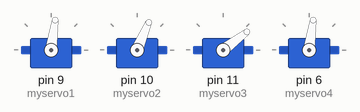
Simulated run of this sketch. Board: Arduino Uno, built with avr-gcc and run on an emulated ATmega328P. Shown: 4 × servo. What the sketch prints to the serial monitor is not drawn.

Above: at 0.05 s.
At 0.35 s:
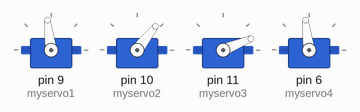
At 0.9 s:
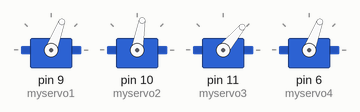
Timing chart, 0 to 3.0 s (numbered marks = the images above):
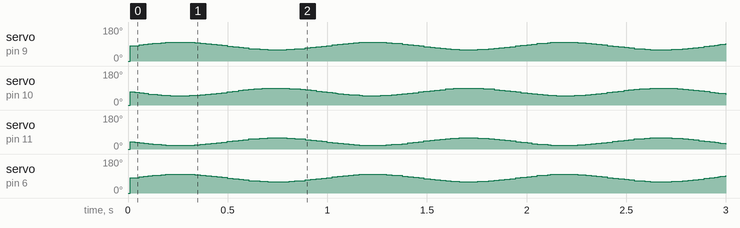

The sketch:

1Leg.ino
```cpp
#include <Servo.h>

Servo myservo1;
Servo myservo2;
Servo myservo3;
Servo myservo4;

int pos1 = 0;
int pos2 = 0;
int pos3 = 0;
int pos4 = 0;
float Funcion_0;
float Funcion_1;

//Tiempo..................................................INICIALIZACION
float Tiempo = 0.0;
float Tiempo_0 = 0.0;
float Tiempo_1 = 0.0;
float Vel_0 = 15.0;
float Vel_1 = 28.0;

void setup() {
  myservo1.attach(9);
  myservo2.attach(10);
  myservo3.attach(11);
  myservo4.attach(6);
  Serial.begin(9600);

  // TIMER 2 for interrupt frequency 20 Hz:
  TCCR2A = 0;
  TCCR2B = 0;
  TCNT2  = 0;
  OCR2A = 12499;
  TCCR2B |= (1 << WGM21);
  TCCR2B |= (0 << CS22) | (1 << CS21) | (1 << CS20);
  TIMSK2 |= (1 << OCIE2A);

}

ISR(TIMER2_COMPA_vect) {
  Tiempo = Tiempo + 0.05;
  Tiempo_0 = Tiempo / Vel_0;
  Tiempo_1 = Tiempo / Vel_1;
  if (Tiempo == 100.0) {
    Tiempo = 0.0;
  }
}

void loop() {

  myservo1.write(pos1);
  myservo2.write(pos2);
  myservo3.write(pos3);
  myservo4.write(pos4);
  Funcion_0 = 0.5 + (0.5 * sin(Tiempo_0));
  pos1 = 60 + (40 * Funcion_0);
  pos2 = 90 - (40 * Funcion_0);
  pos3 = 60 - (40 * Funcion_0);
  pos4 = 60 + (40 * Funcion_0);
  Serial.print(pos1);
  Serial.print(",");
  Serial.print(pos2);
  Serial.print(",");
  Serial.print(pos3);
  Serial.print(",");
  Serial.println(pos4);
  delay(10);
}
```
